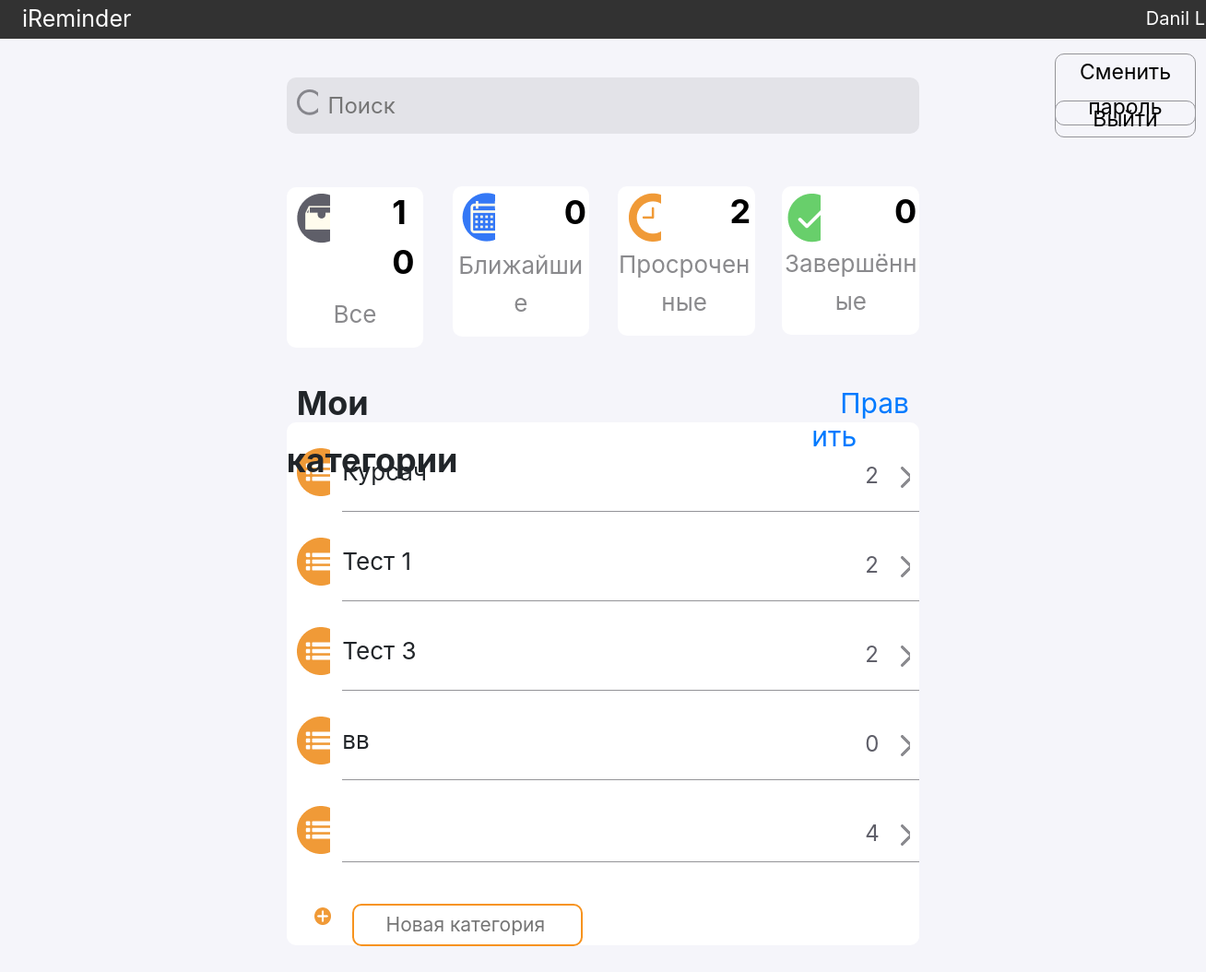
The app's page /main/ (signed in), older data.
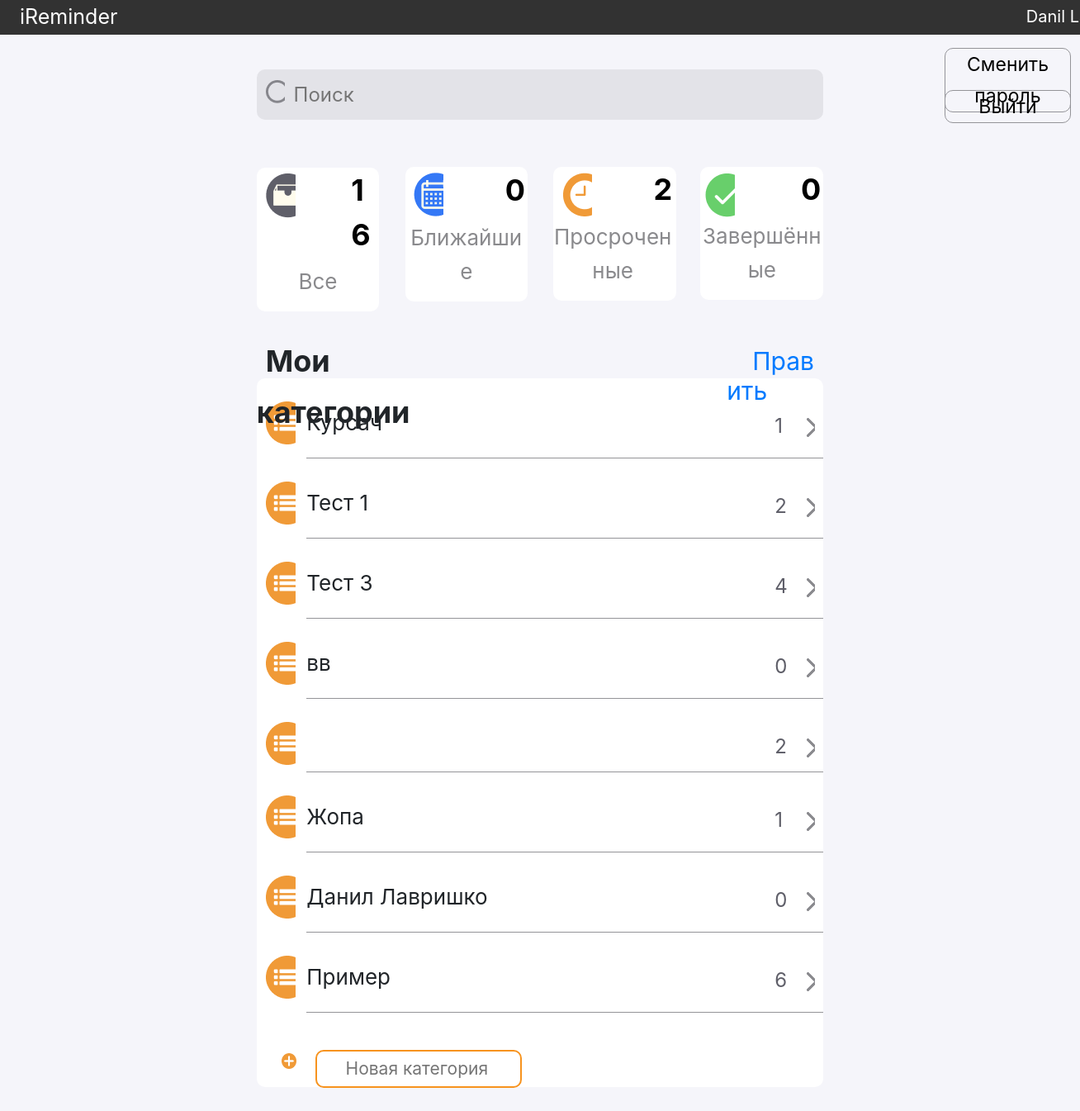
The same page, newer data.
### reminders/models.py (models this page shows, shortened)
class Reminder_Category(models.Model):
    name = models.CharField(max_length=50)
    author = models.ForeignKey(User, on_delete=models.CASCADE)

### reminders/views.py (the view, shortened to what this page needs)
# urls.py: path('main/', MainView.as_view(), name='main'),
class MainView(View):
    def get(self, request):
        if not request.user.is_authenticated:
            raise Http404
        if request.user.is_superuser:
            return redirect('/admin/')
        context = {'title': 'Главное меню',
                   'user_fullname': get_header_name(request),
                   'all_reminders': len(get_user_reminder(request).exclude(completed=1)),
                   'near_of_date_reminders': len(get_user_reminder(request)
                                                 .filter(date_of_completion__gte=timezone.now())
                                                 .exclude(completed=1)),
                   'out_of_date_reminders': len(get_user_reminder(request)
                                                .filter(date_of_completion__lte=timezone.now())
                                                .exclude(date_of_completion=None)
                                                .exclude(completed=1)),
                   'completed_reminders': len(get_user_reminder(request)
                                              .filter(completed=1)),
                   'categories': get_categories(request),
                   }
        return render(request, 'main.html', context=context)

### reminders/templatetags/tags.py (called while the page is built)
@register.filter
def count_reminders(category_id):
    return len(Reminder.objects.filter(category_id=category_id).exclude(completed=1))

### reminders/views.py (called while the page is built)
def get_user_id(request):
    return User.objects.get(username=request.user.get_username())

def get_categories(request):
    return Reminder_Category.objects.filter(author_id=get_user_id(request))

def get_user_reminder(request):
    return Reminder.objects.filter(category__author=get_user_id(request))

def get_header_name(request):
    if request.user.get_full_name():
        return request.user.get_full_name()
    else:
        return request.user.username

### templates/main.html (shortened to what the changed rows need)
{% extends 'layout.html' %}
{% load tags %}
{% load static %}
{% block content %}
   <div class="clearfix colelem" id="filter_buttons">
    <form action="{% url 'filter' 'all' %}">
        <button class="rounded-corners clearfix grpelem" id="u119">
         <div class="clearfix colelem" id="pu125">
          <div class="clearfix grpelem" id="u122-4">
           <p>{{ all_reminders}}</p>
          </div>
         </div>
        </button>
    </form>
   </div>
   <div id="categories_list" class="clearfix colelem">
        <div id="categories_list__content" class="rounded-corners clearfix grpelem">
            <ul class="categories">
                {% for cat in categories %}
                <li class="category clearfix">
                    <div class="category_icon clip_frame grpelem">
                     <img src="{% static 'images/list.png' %}" alt="Значок"/>
                    </div>
                    <div class="category__content clearfix grpelem" >
                        <div class="pu566-4 clearfix colelem">
                            <div class="category_name clearfix grpelem">
                                <p>{{ cat.name }}</p>
                            </div>
                            <div class="category_count clearfix grpelem">
                                <p>{{ cat.id|count_reminders }}</p>
                            </div>
                            <a class="category_arrow nonblock nontext clip_frame grpelem" href="{% url 'reminders' cat.id %}"><img src="{% static 'images/arrow.png' %}" alt="Перейти к событиям"/></a>
                        </div>
                        <div class="line_list colelem"></div>
                    </div>
                </li>
                {% endfor %}
            </ul>
        </div>
   </div>
{% endblock %}

Row changes from the older to the newer data that the page shows:
computed for Reminder_Category "Курсач": id|count_reminders "2" → "1"
computed for Reminder_Category "Тест 3": id|count_reminders "2" → "4"
computed for Reminder_Category (number 5 of 8 on the later page): id|count_reminders "4" → "2"
added Reminder_Category: name "Жопа", id|count_reminders "1"
added Reminder_Category: name "Данил Лавришко", id|count_reminders "0"
added Reminder_Category: name "Пример", id|count_reminders "6"
Text that changed along with them:
{{ all_reminders }}: "10" → "16"
